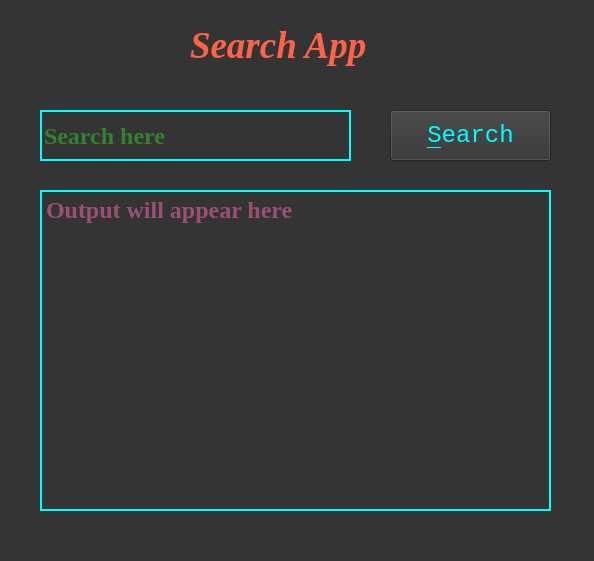
<?xml version="1.0" encoding="UTF-8"?>
<ui version="4.0">
 <class>window</class>
 <widget class="QMainWindow" name="window">
  <property name="geometry">
   <rect>
    <x>0</x>
    <y>0</y>
    <width>594</width>
    <height>561</height>
   </rect>
  </property>
  <property name="windowTitle">
   <string>Search Here</string>
  </property>
  <property name="styleSheet">
   <string notr="true">background-color: #343434;
</string>
  </property>
  <widget class="QWidget" name="centralwidget">
   <widget class="QLabel" name="heading_label">
    <property name="geometry">
     <rect>
      <x>190</x>
      <y>20</y>
      <width>231</width>
      <height>51</height>
     </rect>
    </property>
    <property name="font">
     <font>
      <family>Georgia</family>
      <pointsize>28</pointsize>
      <weight>75</weight>
      <italic>true</italic>
      <bold>true</bold>
     </font>
    </property>
    <property name="styleSheet">
     <string notr="true">QLabel
{
	color: tomato;
}</string>
    </property>
    <property name="text">
     <string>Search App</string>
    </property>
   </widget>
   <widget class="QLineEdit" name="search_entry">
    <property name="geometry">
     <rect>
      <x>40</x>
      <y>110</y>
      <width>311</width>
      <height>51</height>
     </rect>
    </property>
    <property name="font">
     <font>
      <family>Georgia</family>
      <pointsize>18</pointsize>
      <weight>75</weight>
      <bold>true</bold>
     </font>
    </property>
    <property name="styleSheet">
     <string notr="true">QLineEdit
{
		border: 2px solid aqua;
	 	color: limegreen
}
</string>
    </property>
    <property name="placeholderText">
     <string>Search here</string>
    </property>
   </widget>
   <widget class="QPushButton" name="search_button">
    <property name="enabled">
     <bool>true</bool>
    </property>
    <property name="geometry">
     <rect>
      <x>390</x>
      <y>110</y>
      <width>161</width>
      <height>51</height>
     </rect>
    </property>
    <property name="font">
     <font>
      <family>Lucida Console</family>
      <pointsize>18</pointsize>
      <weight>50</weight>
      <bold>false</bold>
     </font>
    </property>
    <property name="cursor">
     <cursorShape>PointingHandCursor</cursorShape>
    </property>
    <property name="toolTip">
     <string>Search information</string>
    </property>
    <property name="styleSheet">
     <string notr="true">QPushButton
{
	color: cyan
}</string>
    </property>
    <property name="text">
     <string>&amp;Search</string>
    </property>
   </widget>
   <widget class="QTextEdit" name="output_area">
    <property name="geometry">
     <rect>
      <x>40</x>
      <y>190</y>
      <width>511</width>
      <height>321</height>
     </rect>
    </property>
    <property name="font">
     <font>
      <family>Georgia</family>
      <pointsize>18</pointsize>
      <weight>75</weight>
      <bold>true</bold>
     </font>
    </property>
    <property name="styleSheet">
     <string notr="true">QTextEdit
{
	background-color: #343434;
	border: 2px solid aqua;
	color: hotpink;
}</string>
    </property>
    <property name="acceptRichText">
     <bool>true</bool>
    </property>
    <property name="placeholderText">
     <string>Output will appear here</string>
    </property>
   </widget>
  </widget>
  <widget class="QMenuBar" name="menubar">
   <property name="geometry">
    <rect>
     <x>0</x>
     <y>0</y>
     <width>594</width>
     <height>21</height>
    </rect>
   </property>
  </widget>
  <widget class="QStatusBar" name="statusbar"/>
 </widget>
 <resources/>
 <connections/>
</ui>
